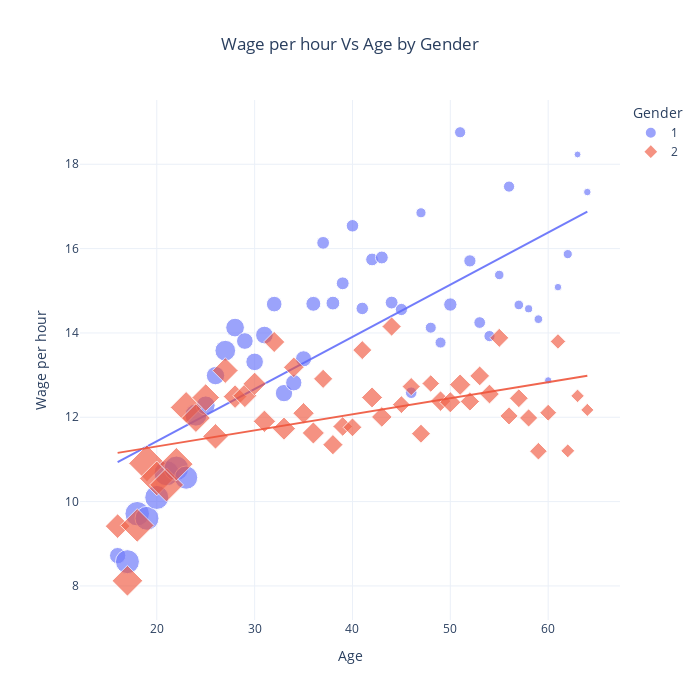

The cell this chart's notebook holds for it:
### Code cell
labelcsp = {
           'age' : 'Age',
           'wage_hr' : 'Wage per hour',
           'sex' : 'Gender',
           'educ_level':'Education level',
           'ownchild' : "Number of Children",
           'lnWage' : "Wage Variation (log)"
          }
scatter = px.scatter(cps_aged, x = 'age', y = 'wage_hr',
                     title = "Wage per hour Vs Age by Gender",
                     labels = labelcsp,
                     color = "sex",
                     symbol = "sex",
                     size = 'count',
                     trendline = 'ols'
                    )
chart_size = {'height' : 700, 'width' : 700}
scatter.update_layout(chart_size, title_x = 0.5)
scatter.update_traces(opacity = 0.9)

# GRAPH 6

### Figure 1 — Plotly figure (JSON) as saved in the notebook; plotly's stock layout.template omitted (floating-point values rounded to 4 significant figures)
{"data": [{"hovertemplate": "Gender=1<br>Age=%{x}<br>Wage per hour=%{y}<br>count=%{marker.size}<extra></extra>", "legendgroup": "1", "marker": {"color": "#636efa", "size": [85, 184, 192, 184, 185, 202, 194, 173, 155, 114, 108, 137, 112, 89, 99, 100, 78, 96, 85, 83, 71, 52, 61, 53, 50, 50, 52, 53, 53, 48, 43, 33, 39, 39, 57, 40, 48, 44, 40, 29, 40, 30, 21, 24, 17, 18, 27, 15, 18], "sizemode": "area", "sizeref": 0.64, "symbol": "circle"}, "mode": "markers", "name": "1", "opacity": 0.9, "orientation": "v", "showlegend": true, "type": "scatter", "x": [16, 17, 18, 19, 20, 21, 22, 23, 24, 25, 26, 27, 28, 29, 30, 31, 32, 33, 34, 35, 36, 37, 38, 39, 40, 41, 42, 43, 44, 45, 46, 47, 48, 49, 50, 51, 52, 53, 54, 55, 56, 57, 58, 59, 60, 61, 62, 63, 64], "xaxis": "x", "y": [8.719, 8.575, 9.713, 9.604, 10.1, 10.67, 10.79, 10.57, 12.05, 12.28, 12.99, 13.58, 14.13, 13.81, 13.31, 13.95, 14.68, 12.57, 12.82, 13.39, 14.69, 16.14, 14.71, 15.18, 16.54, 14.58, 15.74, 15.79, 14.72, 14.56, 12.58, 16.85, 14.12, 13.77, 14.67, 18.76, 15.71, 14.25, 13.93, 15.37, 17.47, 14.66, 14.57, 14.33, 12.87, 15.09, 15.87, 18.23, 17.34], "yaxis": "y"}, {"hovertemplate": "<b>OLS trendline</b><br>wage_hr = 0.123787 * age + 8.95458<br>R<sup>2</sup>=0.571788<br><br>Gender=1<br>Age=%{x}<br>Wage per hour=%{y} <b>(trend)</b><extra></extra>", "legendgroup": "1", "marker": {"color": "#636efa", "symbol": "circle"}, "mode": "lines", "name": "1", "opacity": 0.9, "showlegend": false, "type": "scatter", "x": [16, 17, 18, 19, 20, 21, 22, 23, 24, 25, 26, 27, 28, 29, 30, 31, 32, 33, 34, 35, 36, 37, 38, 39, 40, 41, 42, 43, 44, 45, 46, 47, 48, 49, 50, 51, 52, 53, 54, 55, 56, 57, 58, 59, 60, 61, 62, 63, 64], "xaxis": "x", "y": [10.94, 11.06, 11.18, 11.31, 11.43, 11.55, 11.68, 11.8, 11.93, 12.05, 12.17, 12.3, 12.42, 12.54, 12.67, 12.79, 12.92, 13.04, 13.16, 13.29, 13.41, 13.53, 13.66, 13.78, 13.91, 14.03, 14.15, 14.28, 14.4, 14.52, 14.65, 14.77, 14.9, 15.02, 15.14, 15.27, 15.39, 15.52, 15.64, 15.76, 15.89, 16.01, 16.13, 16.26, 16.38, 16.51, 16.63, 16.75, 16.88], "yaxis": "y"}, {"hovertemplate": "Gender=2<br>Age=%{x}<br>Wage per hour=%{y}<br>count=%{marker.size}<extra></extra>", "legendgroup": "2", "marker": {"color": "#EF553B", "size": [116, 179, 215, 256, 229, 219, 212, 192, 158, 145, 124, 126, 106, 108, 102, 95, 85, 102, 81, 87, 93, 70, 78, 74, 67, 69, 84, 81, 71, 61, 63, 69, 59, 80, 85, 87, 71, 75, 74, 69, 63, 67, 63, 59, 54, 46, 37, 35, 33], "sizemode": "area", "sizeref": 0.64, "symbol": "diamond"}, "mode": "markers", "name": "2", "opacity": 0.9, "orientation": "v", "showlegend": true, "type": "scatter", "x": [16, 17, 18, 19, 20, 21, 22, 23, 24, 25, 26, 27, 28, 29, 30, 31, 32, 33, 34, 35, 36, 37, 38, 39, 40, 41, 42, 43, 44, 45, 46, 47, 48, 49, 50, 51, 52, 53, 54, 55, 56, 57, 58, 59, 60, 61, 62, 63, 64], "xaxis": "x", "y": [9.418, 8.122, 9.435, 10.91, 10.55, 10.4, 10.89, 12.23, 11.98, 12.47, 11.55, 13.11, 12.49, 12.51, 12.8, 11.9, 13.79, 11.73, 13.19, 12.1, 11.63, 12.91, 11.35, 11.78, 11.76, 13.59, 12.47, 12.01, 14.15, 12.3, 12.73, 11.61, 12.8, 12.38, 12.36, 12.77, 12.38, 12.98, 12.55, 13.88, 12.03, 12.45, 11.98, 11.2, 12.11, 13.8, 11.2, 12.51, 12.17], "yaxis": "y"}, {"hovertemplate": "<b>OLS trendline</b><br>wage_hr = 0.038089 * age + 10.5459<br>R<sup>2</sup>=0.222758<br><br>Gender=2<br>Age=%{x}<br>Wage per hour=%{y} <b>(trend)</b><extra></extra>", "legendgroup": "2", "marker": {"color": "#EF553B", "symbol": "diamond"}, "mode": "lines", "name": "2", "opacity": 0.9, "showlegend": false, "type": "scatter", "x": [16, 17, 18, 19, 20, 21, 22, 23, 24, 25, 26, 27, 28, 29, 30, 31, 32, 33, 34, 35, 36, 37, 38, 39, 40, 41, 42, 43, 44, 45, 46, 47, 48, 49, 50, 51, 52, 53, 54, 55, 56, 57, 58, 59, 60, 61, 62, 63, 64], "xaxis": "x", "y": [11.16, 11.19, 11.23, 11.27, 11.31, 11.35, 11.38, 11.42, 11.46, 11.5, 11.54, 11.57, 11.61, 11.65, 11.69, 11.73, 11.76, 11.8, 11.84, 11.88, 11.92, 11.96, 11.99, 12.03, 12.07, 12.11, 12.15, 12.18, 12.22, 12.26, 12.3, 12.34, 12.37, 12.41, 12.45, 12.49, 12.53, 12.56, 12.6, 12.64, 12.68, 12.72, 12.76, 12.79, 12.83, 12.87, 12.91, 12.95, 12.98], "yaxis": "y"}], "layout": {"height": 700, "legend": {"itemsizing": "constant", "title": {"text": "Gender"}, "tracegroupgap": 0}, "title": {"text": "Wage per hour Vs Age by Gender", "x": 0.5}, "width": 700, "xaxis": {"anchor": "y", "domain": [0, 1], "title": {"text": "Age"}}, "yaxis": {"anchor": "x", "domain": [0, 1], "title": {"text": "Wage per hour"}}}}
